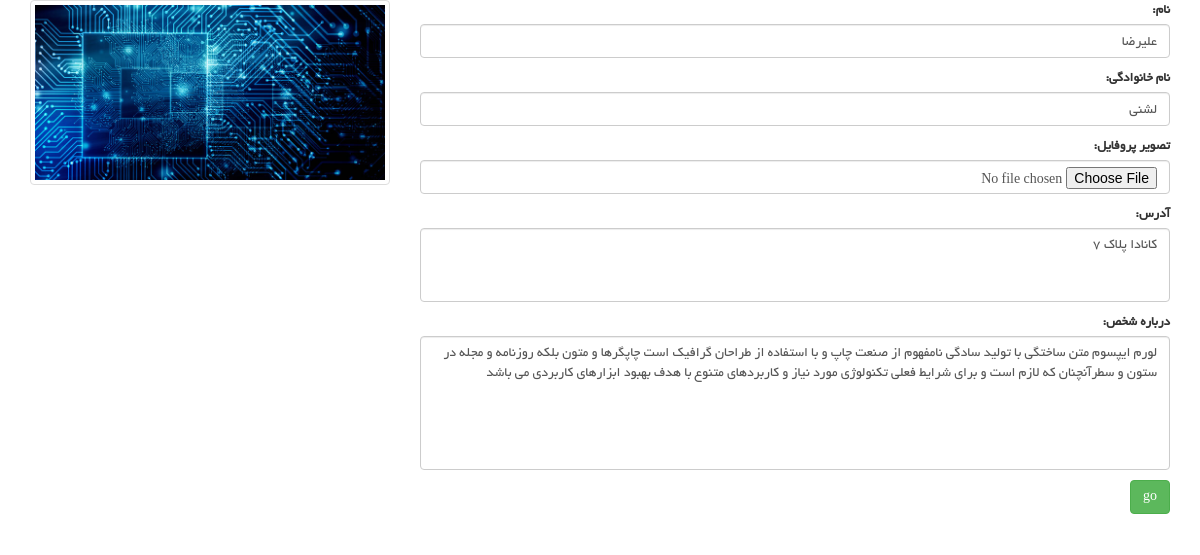
The app's page /user/edit-profile (signed in) with its own data.
### account_module/models.py (models this page shows, shortened)
class User(AbstractUser):
    avatar = models.ImageField(upload_to='images/profile', verbose_name='تصویر آواتار', null=True, blank=True)
    email_active_code = models.CharField(max_length=100, verbose_name='کد فعالسازی ایمیل')
    about_user = models.TextField(null=True, blank=True, verbose_name='درباره شخص')
    address = models.TextField(null=True, blank=True, verbose_name='آدرس')
    class Meta:
        verbose_name = 'کاربر'
        verbose_name_plural = 'کاربران'

### user_panel_module/views.py (the view, shortened to what this page needs)
# urls.py: path('edit-profile', views.EditUserProfilePage.as_view(), name='edit_profile_page'),
@method_decorator(login_required, name='dispatch')
class EditUserProfilePage(View):
    def get(self, request: HttpRequest):
        current_user = User.objects.filter(id=request.user.id).first()
        edit_form = EditProfileModelForm(instance=current_user)
        context = {
            'form': edit_form,
            'current_user': current_user
        }
        return render(request, 'user_panel_module/edit_profile_page.html', context)

### user_panel_module/forms.py
class EditProfileModelForm(forms.ModelForm):
    class Meta:
        model = User
        fields = ['first_name', 'last_name', 'avatar', 'address', 'about_user']
        widgets = {
            'first_name': forms.TextInput(attrs={
                'class': 'form-control'
            }),
            'last_name': forms.TextInput(attrs={
                'class': 'form-control'
            }),
            'avatar': forms.FileInput(attrs={
                'class': 'form-control'
            }),
            'address': forms.Textarea(attrs={
                'class': 'form-control',
                'rows': 3,
            }),
            'about_user': forms.Textarea(attrs={
                'class': 'form-control',
                'rows': 6,
                'id': 'message'
            })
        }
        labels = {
            'first_name': 'نام',
            'last_name': 'نام خانوادگی',
            'avatar': 'تصویر پروفایل',
            'address': 'آدرس',
            'about_user': 'درباره شخص',
        }

### back_up/back_up_1/mmad_back_up/user_panel_module/templates/user_panel_module/edit_profile_page.html (shortened to what this page needs)
{% extends 'shared/_layout.html' %}
{% load render_partial %}
{% block content %}
<div class="container">
    <div class="row">
        <div class="col-md-4">
            {% if current_user.avatar %}
                <a class="thumbnail">
                    <img style="width: 100%" src="{{ current_user.avatar.url }}" alt="">
                </a>
            {% else %}
                <img style="width: 100%" src="/static/images/blog/blog-one.jpg" alt="">
            {% endif %}
        </div>
        <div class="col-md-8">
            <form enctype="multipart/form-data" action="{% url 'edit_profile_page' %}" method="post">
                {{ form.as_p }}
                <button type="submit" class="btn btn-success">go</button>
            </form>
        </div>
    </div>
</div>
{% endblock %}

### static/css/main.css (style rules this page uses)
body { font-family: 'BYekan'; font-size: 10pt; position: relative; font-weight: normal; direction: rtl; }
a { -webkit-transition: 300ms; -moz-transition: 300ms; -o-transition: 300ms; transition: 300ms; }
.chose_area input, select, textarea { background: #F0F0E9; border: 0; color: #696763; padding: 6px; width: 100%; border-radius: 0; resize: none }

### records on screen
User: avatar (picture), first_name "علیرضا", last_name "لشنی", address "کانادا پلاک 7", about_user "لورم ایپسوم متن ساختگی با تولید سادگی نامفهوم از صنعت چاپ و با استفاده از طراحان گرافیک است چاپگرها و متون بلکه روزنامه و مجله در ستون و سطرآنچنان که لازم است و برای شرایط فعلی تکنولوژی مورد نیاز و کاربردهای متنوع با هدف بهبود ابزارهای کاربردی می باشد"
